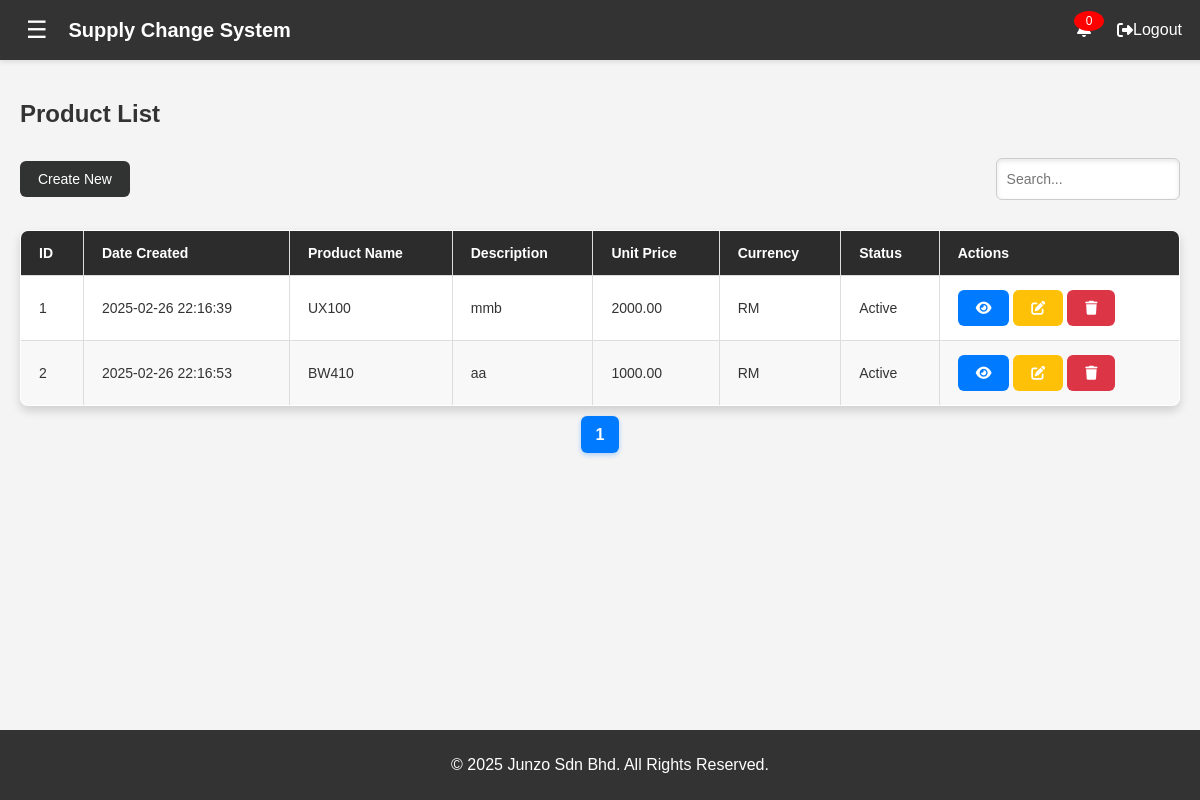
The page /products.php (signed in) on the database its author committed.
### tables this page shows
CREATE TABLE `products` (
  `product_id` int(11) NOT NULL,
  `date_created` timestamp NOT NULL DEFAULT current_timestamp(),
  `product_name` varchar(255) NOT NULL,
  `description` text DEFAULT NULL,
  `unit_price` decimal(10,2) NOT NULL,
  `currency` enum('RM','USD','INR') NOT NULL,
  `status` enum('Inactive','Active') NOT NULL DEFAULT 'Active'
);

### products.php (the view, shortened to what this page needs)
<?php
    include 'header.php';
    $limit = 10;
    $page = isset($_GET['page']) ? $_GET['page'] : 1;
    $start = ($page - 1) * $limit;
    $search = isset($_GET['search']) ? $_GET['search'] : '';
    $query = "SELECT * FROM products WHERE product_name LIKE ? OR currency LIKE ? LIMIT ?, ?";
    $stmt = $conn->prepare($query);
    $searchParam = "%$search%";
    $stmt->bind_param("ssii", $searchParam, $searchParam, $start, $limit);
    $stmt->execute();
    $result = $stmt->get_result();
    $totalQuery = "SELECT COUNT(*) AS total FROM products WHERE product_name LIKE ? OR currency LIKE ?";
    $stmtTotal = $conn->prepare($totalQuery);
    $stmtTotal->bind_param("ss", $searchParam, $searchParam);
    $stmtTotal->execute();
    $totalResult = $stmtTotal->get_result()->fetch_assoc();
    $total = $totalResult['total'];
    $pages = ceil($total / $limit);
?>
</head>
<body>
    <div class="container">
        <h2>Product List</h2>
        <div class="header-row">
            <div class="button-container">
                <button class="btn btn-success" onclick="openModal()">Create New</button>
            </div>
            <div class="search-container">
                <input type="text" id="search" placeholder="Search...">
            </div>
        </div>
        <table border="1">
            <thead>
                <tr>
                    <th>ID</th>
                    <th>Date Created</th>
                    <th>Product Name</th>
                    <th>Description</th>
                    <th>Unit Price</th>
                    <th>Currency</th>
                    <th>Status</th>
                    <th>Actions</th>
                </tr>
            </thead>
            <tbody>
                <?php while ($row = $result->fetch_assoc()): ?>
                    <tr>
                        <td><?php echo $row['product_id']; ?></td>
                        <td><?php echo $row['date_created']; ?></td>
                        <td><?php echo $row['product_name']; ?></td>
                        <td><?php echo $row['description']; ?></td>
                        <td><?php echo $row['unit_price']; ?></td>
                        <td><?php echo $row['currency']; ?></td>
                        <td><?php echo $row['status']; ?></td>
                        <td>
                            <a href="view_product.php?id=<?php echo $row['product_id']; ?>" class="btn btn-info"><i class="fas fa-eye"></i></a>
                            <a href="edit_product.php?id=<?php echo $row['product_id']; ?>" class="btn btn-warning"><i class="fas fa-edit"></i></a>
                            <a href="delete_product.php?id=<?php echo $row['product_id']; ?>" class="btn btn-danger" onclick="return confirm('Are you sure?');"><i class="fas fa-trash"></i></a>
                        </td>
                    </tr>
                <?php endwhile; ?>
            </tbody>
        </table>
        <div class="pagination">
            <?php for ($i = 1; $i <= $pages; $i++): ?>
                <a href="?page=<?php echo $i; ?>&search=<?php echo urlencode($search); ?>" class="<?php echo $i == $page ? 'active' : ''; ?>"><?php echo $i; ?></a>
            <?php endfor; ?>
        </div>
    </div>
    <?php include 'footer.php'; ?>
</body>
</html>

### css/styles.css (style rules this page uses)
body { margin: 0; padding: 0; font-family: 'Poppins', Arial, sans-serif; background-color: #f4f4f4; color: #333; }
#search { width: 80%; height: 30px; padding: 5px 10px; font-size: 14px; border: 1px solid #ccc; border-radius: 6px; transition: 0.3s; box-shadow: inset 0px 2px 5px rgba(0, 0, 0, 0.1); }
table { width: 100%; border-collapse: collapse; margin-top: 20px; background: white; border-radius: 8px; overflow: hidden; box-shadow: 0px 5px 10px rgba(0, 0, 0, 0.15); }
th, td { padding: 14px 18px; border: 1px solid #ddd; text-align: left; font-size: 14px; }
th { background: #2c2c2c; color: white; font-weight: bold; }
tr:nth-child(even) { background: #f8f8f8; }
.btn { text-decoration: none; padding: 10px 18px; border-radius: 6px; font-size: 14px; font-weight: 500; transition: all 0.3s ease-in-out; display: inline-block; text-align: center; cursor: pointer; border: none; }
.btn-success { background: #313332; color: white; }
.btn-info { background: #007bff; color: white; }
.btn-warning { background: #ffc107; color: white; }
.btn-danger { background: #dc3545; color: white; }
.header-row { display: flex; justify-content: space-between; align-items: center; padding: 10px 0; }
.button-container { display: flex; justify-content: flex-start; }
.search-container { display: flex; justify-content: flex-end; }
.pagination { margin-top: 20px; text-align: center; }
.pagination a { padding: 10px 15px; margin: 2px; background: #ddd; text-decoration: none; color: black; border-radius: 6px; transition: 0.3s; font-weight: 500; }
.pagination a.active { background: #007bff; color: white; font-weight: bold; box-shadow: 0px 2px 5px rgba(0, 123, 255, 0.3); }
.container { margin-top: 60px; margin-left: 0; padding: 20px; transition: margin-left 0.3s ease-in-out; }

### rows shown on the page
products: product_id "1", date_created "2025-02-26 22:16:39", product_name "UX100", description "mmb", unit_price "2000.00", currency "RM", status "Active"
products: product_id "2", date_created "2025-02-26 22:16:53", product_name "BW410", description "aa", unit_price "1000.00", currency "RM", status "Active"

### other values the page prints
$unread_count "0"
